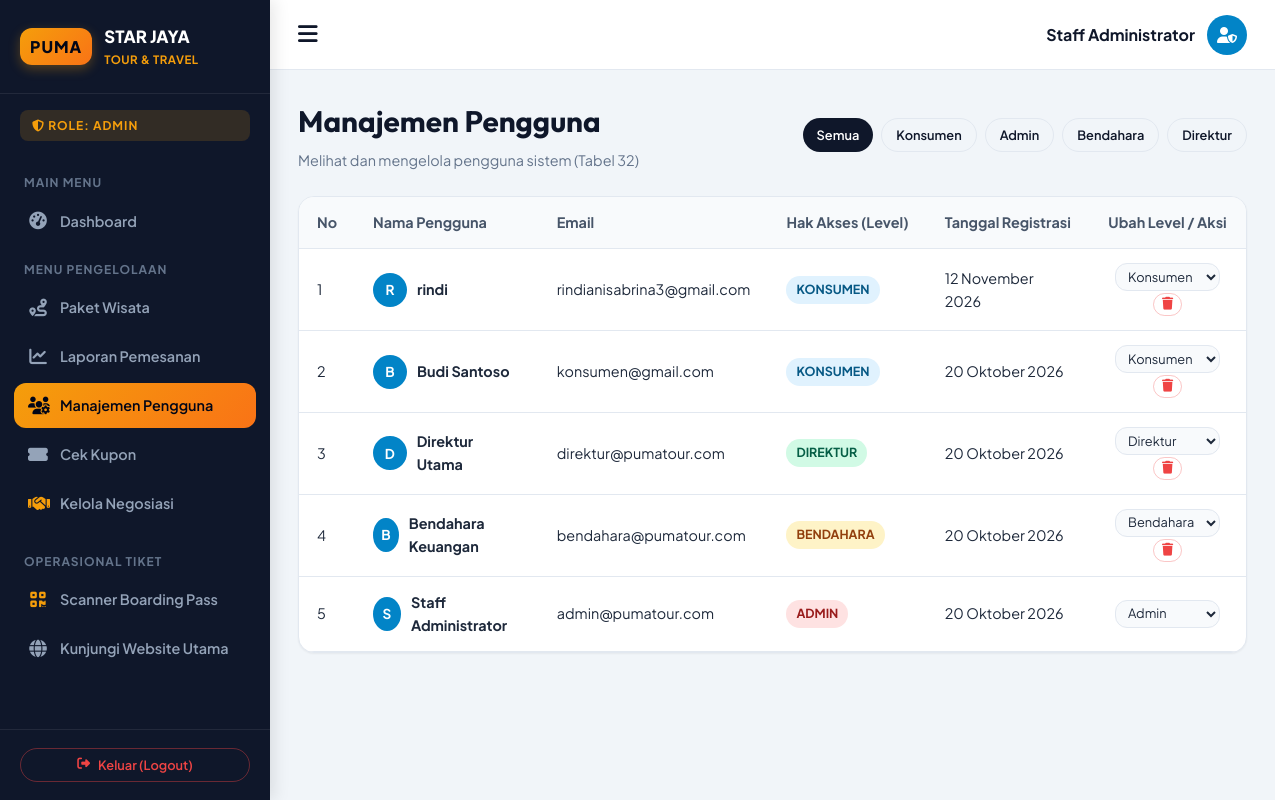
The page /admin/user.php (signed in) on the database its author committed.
### tables this page shows
CREATE TABLE `user` (
  `id` bigint(20) unsigned NOT NULL AUTO_INCREMENT,
  `nama` varchar(191) NOT NULL,
  `email` varchar(191) NOT NULL,
  `level` varchar(191) NOT NULL,
  `email_verified_at` timestamp NULL DEFAULT NULL,
  `password` varchar(191) NOT NULL,
  `remember_token` varchar(100) DEFAULT NULL,
  `created_at` timestamp NULL DEFAULT NULL,
  `updated_at` timestamp NULL DEFAULT NULL,
  PRIMARY KEY (`id`),
  UNIQUE KEY `email` (`email`)
);

### config/database.php (called while the page is built, shortened)
<?php
function format_tanggal_indo($tanggal) {
    $bulan = [
        1 => 'Januari', 'Februari', 'Maret', 'April', 'Mei', 'Juni',
        'Juli', 'Agustus', 'September', 'Oktober', 'November', 'Desember'
    ];
    $pecahkan = explode('-', date('Y-m-d', strtotime($tanggal)));
    return $pecahkan[2] . ' ' . $bulan[(int)$pecahkan[1]] . ' ' . $pecahkan[0];
}
function clean_input($data) {
    return htmlspecialchars(stripslashes(trim($data)));
}
function base_url($path = '') {
    $isHttps = (!empty($_SERVER['HTTPS']) && $_SERVER['HTTPS'] !== 'off')
        || (isset($_SERVER['SERVER_PORT']) && $_SERVER['SERVER_PORT'] == 443)
        || (isset($_SERVER['HTTP_X_FORWARDED_PROTO']) && $_SERVER['HTTP_X_FORWARDED_PROTO'] === 'https');
    $protocol = $isHttps ? "https://" : "http://";
    $host = $_SERVER['HTTP_HOST'] ?? 'localhost';
    $subDir = '';
    $reqUri = $_SERVER['REQUEST_URI'] ?? '';
    return rtrim($protocol . $host . $subDir, '/') . '/' . ltrim($path, '/');
}

### admin/user.php (the view, shortened to what this page needs)
<?php
require_once __DIR__ . '/../config/database.php';
$adminName = $_SESSION['nama'];
$filterLevel = clean_input($_GET['level'] ?? '');
if (!empty($filterLevel)) {
    $stmtUsers = $pdo->prepare("SELECT * FROM user WHERE level = ? ORDER BY id DESC");
    $stmtUsers->execute([$filterLevel]);
} else {
    $stmtUsers = $pdo->query("SELECT * FROM user ORDER BY id DESC");
}
$users = $stmtUsers->fetchAll();
?>
<!DOCTYPE html>
<html lang="id">
<head>
    <link rel="stylesheet" href="https://cdnjs.cloudflare.com/ajax/libs/font-awesome/6.4.0/css/all.min.css">
    <link rel="stylesheet" href="<?= base_url('assets/css/style.css') ?>">
</head>
<body class="dashboard-layout">
    <?php require_once __DIR__ . '/../includes/sidebar.php'; ?>
    <main class="dashboard-main">
        <header class="dashboard-header">
            <button class="header-toggle" id="sidebarToggle"><i class="fa-solid fa-bars"></i></button>
            <div class="header-profile">
                <div style="font-weight: 700; color: var(--primary);"><?= htmlspecialchars($adminName) ?></div>
                <div class="user-avatar"><i class="fa-solid fa-user-shield"></i></div>
            </div>
        </header>
        <div class="dashboard-body">
            <div style="display: flex; justify-content: space-between; align-items: center; margin-bottom: 24px; flex-wrap: wrap; gap: 14px;">
                <div>
                    <h1 style="font-size: 1.85rem; color: var(--primary); margin: 0;">Manajemen Pengguna</h1>
                    <p style="color: var(--text-muted); font-size: 0.9rem; margin-top: 4px;">Melihat dan mengelola pengguna sistem (Tabel 32)</p>
                </div>
                <div style="display: flex; gap: 8px;">
                    <a href="<?= base_url('admin/user.php') ?>" class="btn <?= empty($filterLevel) ? 'btn-primary' : 'btn-outline' ?> btn-sm">Semua</a>
                    <a href="<?= base_url('admin/user.php?level=konsumen') ?>" class="btn <?= $filterLevel === 'konsumen' ? 'btn-primary' : 'btn-outline' ?> btn-sm">Konsumen</a>
                    <a href="<?= base_url('admin/user.php?level=admin') ?>" class="btn <?= $filterLevel === 'admin' ? 'btn-primary' : 'btn-outline' ?> btn-sm">Admin</a>
                    <a href="<?= base_url('admin/user.php?level=bendahara') ?>" class="btn <?= $filterLevel === 'bendahara' ? 'btn-primary' : 'btn-outline' ?> btn-sm">Bendahara</a>
                    <a href="<?= base_url('admin/user.php?level=direktur') ?>" class="btn <?= $filterLevel === 'direktur' ? 'btn-primary' : 'btn-outline' ?> btn-sm">Direktur</a>
                </div>
            </div>
            <div class="card-table">
                <div class="table-responsive">
                    <table class="custom-table">
                        <thead>
                            <tr>
                                <th>No</th>
                                <th>Nama Pengguna</th>
                                <th>Email</th>
                                <th>Hak Akses (Level)</th>
                                <th>Tanggal Registrasi</th>
                                <th style="text-align: center;">Ubah Level / Aksi</th>
                            </tr>
                        </thead>
                        <tbody>
                            <?php $no = 1; foreach ($users as $u): ?>
                                <tr>
                                    <td><?= $no++ ?></td>
                                    <td>
                                        <div style="display: flex; align-items: center; gap: 10px;">
                                            <div class="user-avatar" style="width: 34px; height: 34px; font-size: 0.85rem;">
                                                <?= strtoupper(substr($u['nama'], 0, 1)) ?>
                                            </div>
                                            <strong><?= htmlspecialchars($u['nama']) ?></strong>
                                        </div>
                                    </td>
                                    <td><?= htmlspecialchars($u['email']) ?></td>
                                    <td>
                                        <?php
                                        $lvl = $u['level'];
                                        $badge = 'badge-info';
                                        if ($lvl === 'admin') $badge = 'badge-danger';
                                        else if ($lvl === 'bendahara') $badge = 'badge-warning';
                                        else if ($lvl === 'direktur') $badge = 'badge-success';
                                        ?>
                                        <span class="badge <?= $badge ?>"><?= strtoupper($lvl) ?></span>
                                    </td>
                                    <td><?= format_tanggal_indo($u['created_at']) ?></td>
                                    <td style="text-align: center;">
                                        <form method="POST" action="" style="display: inline-flex; align-items: center; gap: 6px;">
                                            <select name="level" class="form-control" style="padding: 4px 8px; font-size: 0.8rem; width: auto;" onchange="this.form.submit()">
                                                <option value="konsumen" <?= $u['level'] === 'konsumen' ? 'selected' : '' ?>>Konsumen</option>
                                                <option value="admin" <?= $u['level'] === 'admin' ? 'selected' : '' ?>>Admin</option>
                                                <option value="bendahara" <?= $u['level'] === 'bendahara' ? 'selected' : '' ?>>Bendahara</option>
                                                <option value="direktur" <?= $u['level'] === 'direktur' ? 'selected' : '' ?>>Direktur</option>
                                            </select>
                                        </form>
                                        <?php if ($u['id'] !== $_SESSION['user_id']): ?>
                                            <a href="<?= base_url('admin/user.php?delete=' . $u['id']) ?>" onclick="return confirm('Hapus user ini?');" class="btn btn-outline btn-sm" style="color: #ef4444; border-color: rgba(239,68,68,0.3); padding: 4px 8px;" title="Hapus User">
                                                <i class="fa-solid fa-trash"></i>
                                            </a>
                                        <?php endif; ?>
                                    </td>
                                </tr>
                            <?php endforeach; ?>
                        </tbody>
                    </table>
                </div>
            </div>
        </div>
    </main>
</body>
</html>

### assets/css/style.css (style rules this page uses)
:root { --primary: #0f172a; --primary-light: #1e293b; --primary-dark: #020617; --accent: #f59e0b; --accent-hover: #d97706; --accent-light: #fef3c7; --sky: #0284c7; --sky-light: #e0f2fe; --success: #10b981; --success-light: #d1fae5; --danger: #ef4444; --danger-light: #fee2e2; --warning: #f59e0b; --text-main: #1e293b; --text-muted: #64748b; --text-light: #94a3b8; --bg-body: #f8fafc; --bg-card: #ffffff; --border-color: #e2e8f0; --radius-sm: 8px; --radius-md: 12px; --radius-lg: 16px; --radius-full: 9999px; --shadow-sm: 0 1px 2px 0 rgb(0 0 0 / 0.05); --shadow-md: 0 4px 6px -1px rgb(0 0 0 / 0.1), 0 2px 4px -2px rgb(0 0 0 / 0.1); --shadow-lg: 0 10px 15px -3px rgb(0 0 0 / 0.1), 0 4px 6px -4px rgb(0 0 0 / 0.1); --shadow-xl: 0 20px 25px -5px rgb(0 0 0 / 0.1), 0 8px 10px -6px rgb(0 0 0 / 0.1); --transition: all 0.25s cubic-bezier(0.4, 0, 0.2, 1); }
* { margin: 0; padding: 0; box-sizing: border-box; }
body { font-family: 'Plus Jakarta Sans', -apple-system, BlinkMacSystemFont, sans-serif; background-color: var(--bg-body); color: var(--text-main); line-height: 1.6; overflow-x: hidden; }
h1, h2, h3, h4, h5, h6, .brand-font { font-family: 'Outfit', sans-serif; color: var(--primary); font-weight: 700; }
a { color: inherit; text-decoration: none; transition: var(--transition); }
.btn { display: inline-flex; align-items: center; justify-content: center; gap: 8px; font-weight: 600; font-size: 0.9rem; padding: 9px 20px; border-radius: var(--radius-full); border: none; cursor: pointer; transition: var(--transition); }
.btn-primary { background: var(--primary); color: #ffffff; }
.btn-outline { background: transparent; color: var(--primary); border: 1.5px solid var(--border-color); }
.btn-sm { padding: 6px 14px; font-size: 0.8rem; }
.form-control { width: 100%; padding: 12px 16px; font-size: 0.95rem; font-family: inherit; border: 1.5px solid var(--border-color); border-radius: var(--radius-md); background: var(--bg-body); color: var(--text-main); transition: var(--transition); }
.dashboard-layout { display: flex; min-height: 100vh; background: #f1f5f9; }
.dashboard-main { margin-left: 270px; flex-grow: 1; display: flex; flex-direction: column; min-height: 100vh; }
.dashboard-header { background: #ffffff; height: 70px; border-bottom: 1px solid var(--border-color); display: flex; align-items: center; justify-content: space-between; padding: 0 28px; position: sticky; top: 0; z-index: 800; }
.header-toggle { font-size: 1.4rem; color: var(--primary); cursor: pointer; background: none; border: none; }
.header-profile { display: flex; align-items: center; gap: 12px; }
.user-avatar { width: 40px; height: 40px; border-radius: 50%; background: var(--sky); color: #fff; display: flex; align-items: center; justify-content: center; font-weight: 700; }
.dashboard-body { padding: 28px; flex-grow: 1; }
.card-table { background: #ffffff; border-radius: var(--radius-lg); border: 1px solid var(--border-color); box-shadow: var(--shadow-sm); overflow: hidden; }
.table-responsive { overflow-x: auto; }
.custom-table { width: 100%; border-collapse: collapse; text-align: left; font-size: 0.9rem; }
.custom-table th { background: #f8fafc; color: #475569; font-weight: 700; padding: 14px 18px; border-bottom: 1px solid var(--border-color); white-space: nowrap; }
.custom-table td { padding: 14px 18px; border-bottom: 1px solid var(--border-color); vertical-align: middle; }
.badge { display: inline-flex; align-items: center; gap: 4px; padding: 4px 10px; border-radius: var(--radius-full); font-size: 0.78rem; font-weight: 700; }
.badge-warning { background: #fef3c7; color: #92400e; }
.badge-success { background: #d1fae5; color: #065f46; }
.badge-danger { background: #fee2e2; color: #991b1b; }
.badge-info { background: #e0f2fe; color: #075985; }
.btn { position: relative; overflow: hidden; }
.status-valid, .badge-success { box-shadow: 0 0 0 0 rgba(16, 185, 129, 0.5); animation: pulseAura 2.2s infinite; }

### rows shown on the page
user: nama "R", nama "rindi", email "rindianisabrina3@gmail.com", level "KONSUMEN", created_at "12 November 2026", level "Konsumen"
user: nama "B", nama "Budi Santoso", email "konsumen@gmail.com", level "KONSUMEN", created_at "20 Oktober 2026", level "Konsumen"
user: nama "D", nama "Direktur Utama", email "direktur@pumatour.com", level "DIREKTUR", created_at "20 Oktober 2026", level "Direktur"
user: nama "B", nama "Bendahara Keuangan", email "bendahara@pumatour.com", level "BENDAHARA", created_at "20 Oktober 2026", level "Bendahara"
user: nama "S", nama "Staff Administrator", email "admin@pumatour.com", level "ADMIN", created_at "20 Oktober 2026", level "Admin"

### other values the page prints
$userRole "ADMIN"
$adminName "Staff Administrator"
